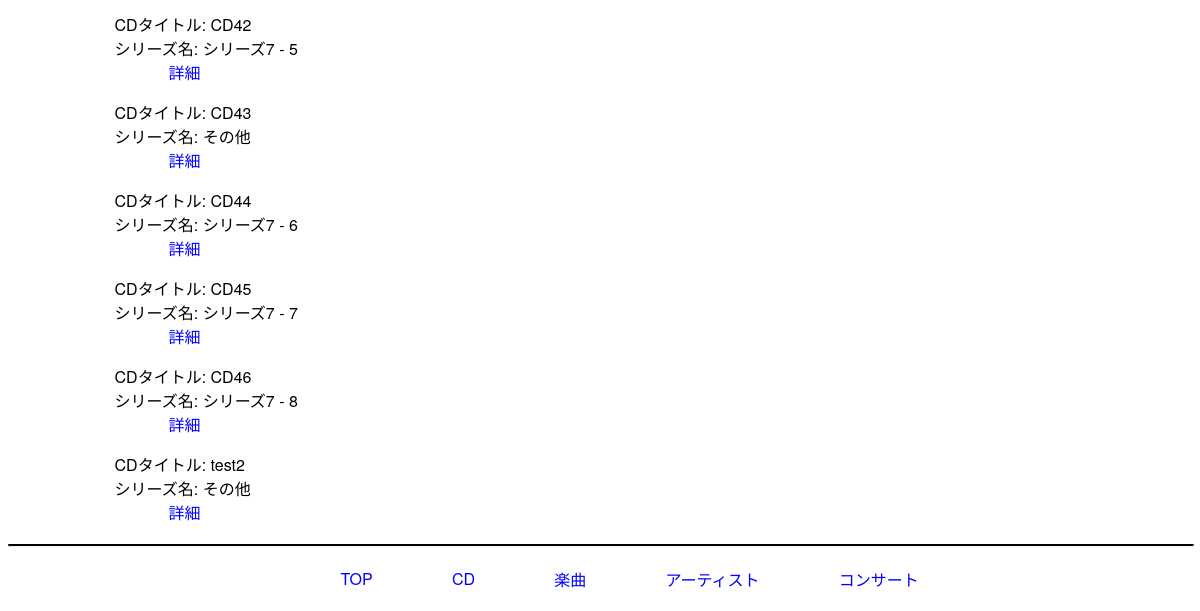
/cds (lower part), run on an earlier commit of the app's database.
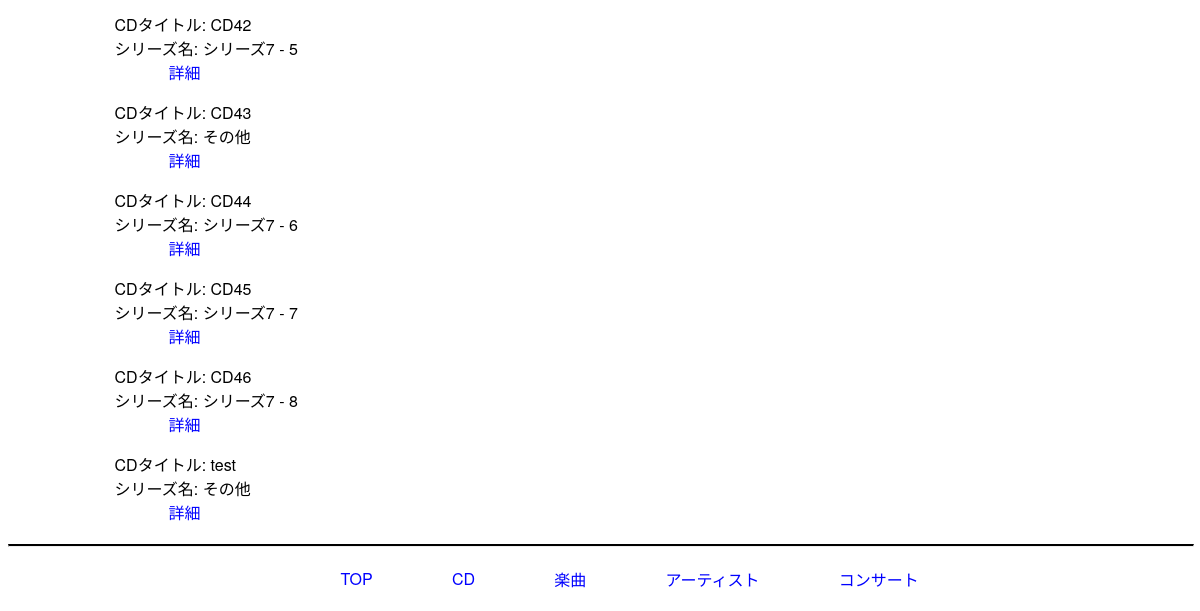
And on a later commit of the database.
### tables this page shows
CREATE TABLE cds (
	id VARCHAR, 
	title VARCHAR,
	series_name VARCHAR, 
	order_in_series INTEGER, 
	issued_date DATE, 
	PRIMARY KEY (id)
);

### app.py (the view)
@app.route('/cds')
def cds() -> str:
    cur = get_db().cursor()
    cds = cur.execute('SELECT * FROM cds ORDER BY issued_date').fetchall()
    return render_template('cds.html', cds=cds)

### app.py (called while the page is built)
def get_db() -> sqlite3.Connection:
    db = getattr(g, '_database', None)
    if db is None:
        db = g._database = sqlite3.connect(DATABASE)
        db.execute('PRAGMA foreign_keys = ON')  # 外部キー制約を有効化
        db.row_factory = sqlite3.Row  # カラム名でアクセスできるよう設定変更
    return db

@app.teardown_appcontext
def close_connection(exception: Optional[BaseException]) -> None:
    db = getattr(g, '_database', None)
    if db is not None:
        db.close()

### templates/cds.html (shortened to what this page needs)
<html lang="ja">
  <head>
    <link rel="stylesheet" href="{{ url_for('static', filename='style.css')}}"/>
  </head>
  <body>
      {% for cd in cds %}
        <p>
          CDタイトル: {{ cd.title or 'タイトルなし' }}<br>
          シリーズ名: {{ cd.series_name or 'その他'}}{% if cd.series_name and cd.order_in_series %} - {{cd.order_in_series}}{% endif %}<br>
          <a href="{{ url_for('cd', id=cd.id) }}">詳細</a>
        </p>
      {% endfor %}
      <hr style="margin-top: 20px; margin-bottom: 20px; border-top: 2px solid black; width: 100%;">
      <footer style="display: flex; justify-content: center; gap: 20px; align-items: center; margin-top: 20px; margin-bottom: 20px;">
        <a href="{{url_for('index')}}">TOP</a>
        <a href="{{url_for('cds')}}">CD</a>
        <a href="{{url_for('songs')}}">楽曲</a>
        <a href="{{url_for('artists')}}">アーティスト</a>
        <a href="{{url_for('concerts')}}">コンサート</a>
      </footer>
  </body>
</html>

What changed in the data, as far as the page shows it:
changed cds "その他": title "test2" → "test"
